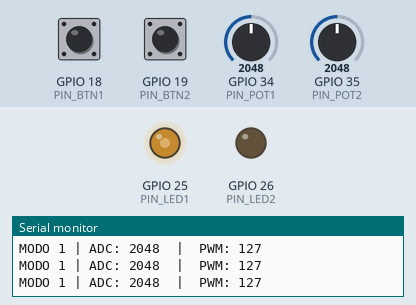
Simulated run of this sketch. Board: ESP32. Parts: output pins drawn as LEDs (lit = HIGH), the last lines printed to the serial monitor. Dashed ring = blinking. Inputs (shaded band) come from the test bench; at power-on: GPIO 18 (PIN_BTN1) HIGH, GPIO 19 (PIN_BTN2) HIGH, GPIO 35 (PIN_POT2) = 2048, GPIO 34 (PIN_POT1) = 2048.

Above: at 1.2 s.
1.3 s: GPIO 18 (PIN_BTN1) pulled LOW for 0.15 s
At 1.53 s:
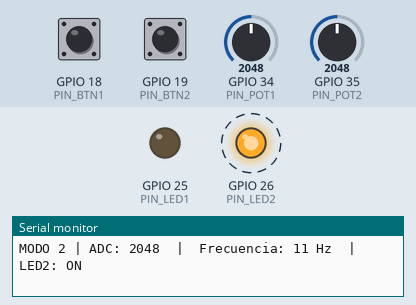
4.3 s: GPIO 19 (PIN_BTN2) pulled LOW for 0.15 s
At 4.7 s:
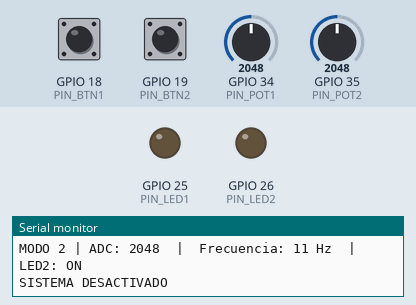
5.9 s: GPIO 19 (PIN_BTN2) pulled LOW for 1 s
At 6.16 s:
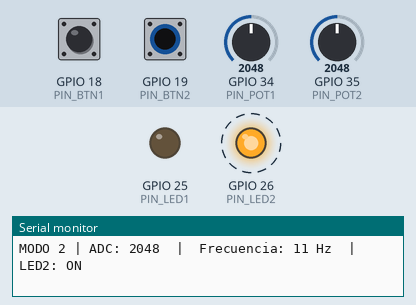
8.9 s: GPIO 35 (PIN_POT2) set to 3603
At 9.52 s:
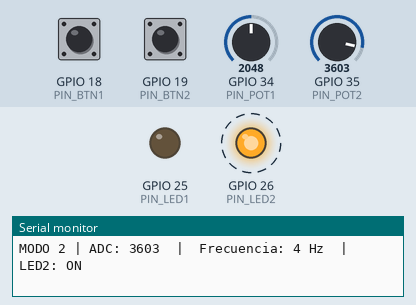
11.9 s: GPIO 18 (PIN_BTN1) pulled LOW for 1 s
At 12.8 s:
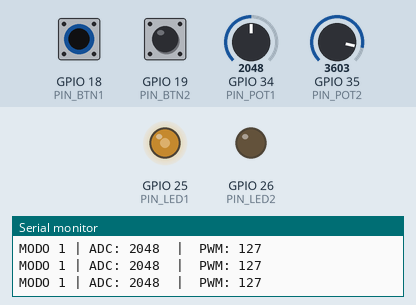
Timing chart, 0 to 14.9 s (numbered marks = the images above; inputs shaded):
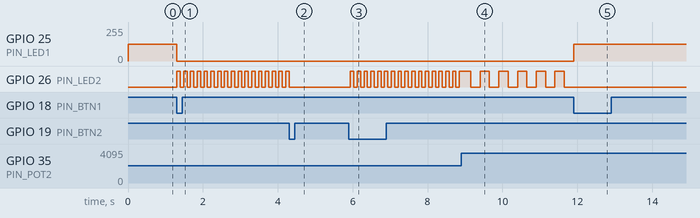

The sketch:

eje_clase_practica.ino
```cpp
#define PIN_LED1       25
#define PIN_LED2       26
#define PIN_POT1       34
#define PIN_POT2       35
#define PIN_BTN1       18
#define PIN_BTN2       19

#define LEDC_CHANNEL   0
#define LEDC_FREQ_HZ   5000
#define LEDC_BITS      8

volatile bool timerFlag = false;
volatile bool estadoSistema  = true;
volatile int  modo = 1;
volatile unsigned long lastBtn1 = 0;
volatile unsigned long lastBtn2 = 0;

#define DEBOUNCE_US 200000UL
volatile bool estadoLed2 = false;

hw_timer_t* timer = NULL;

void IRAM_ATTR onTimer()
{
  timerFlag = true;
}
void IRAM_ATTR isrBtn1() {
  unsigned long ahora = micros();
  if (ahora - lastBtn1 > DEBOUNCE_US)
  {
    lastBtn1 = ahora;
    if (estadoSistema)
    {
      modo = (modo == 1) ? 2 : 1;
    }
  }
}
void IRAM_ATTR isrBtn2() {
  unsigned long ahora = micros();
  if (ahora - lastBtn2 > DEBOUNCE_US)
  {
    lastBtn2 = ahora;
    estadoSistema = !estadoSistema;
  }
}

void configurarTimer(uint32_t freqHz)
{
  if (timer != NULL)
  {
    timerEnd(timer);
    timer = NULL;
  }

  timer = timerBegin(1000000);

  timerAttachInterrupt(timer, &onTimer);
  uint64_t ticks = 1000000UL / freqHz;
  timerAlarm(timer, ticks, true, 0);
}

void setup()
{
  Serial.begin(115200);
  Serial.println("=== SISTEMA ESP32 INICIADO ===");

  pinMode(PIN_LED1, OUTPUT);
  pinMode(PIN_LED2, OUTPUT);
  pinMode(PIN_BTN1, INPUT_PULLUP);
  pinMode(PIN_BTN2, INPUT_PULLUP);
  ledcAttach(PIN_LED1, LEDC_FREQ_HZ, LEDC_BITS);
  attachInterrupt(digitalPinToInterrupt(PIN_BTN1), isrBtn1, FALLING);
  attachInterrupt(digitalPinToInterrupt(PIN_BTN2), isrBtn2, FALLING);
  configurarTimer(2);
  Serial.println("Hardware Timer configurado: 2 Hz");
  Serial.println("Modo inicial: 1 (Control PWM)");
}

void loop()
{

  if (!estadoSistema) {
    ledcWrite(PIN_LED1, 0);
    digitalWrite(PIN_LED2, LOW);
    Serial.println("SISTEMA DESACTIVADO");

    while (!estadoSistema)
    {

    }
    Serial.println("=== SISTEMA REACTIVADO ===");
    return;
  }

  if (modo == 1)
  {
    digitalWrite(PIN_LED2, LOW);

    int valorADC = analogRead(PIN_POT1);
    int valorPWM = map(valorADC, 0, 4095, 0, 255);

    ledcWrite(PIN_LED1, valorPWM);

    // Monitor Serial
    Serial.print("MODO 1 | ADC: ");
    Serial.print(valorADC);
    Serial.print("  |  PWM: ");
    Serial.println(valorPWM);
  }
  else if (modo == 2)
  {

    ledcWrite(PIN_LED1, 0);

    int valorPot2 = analogRead(PIN_POT2);
    int freqParpadeo = map(valorPot2, 0, 4095, 20, 1);

    static int freqAnterior = 0;
    if (freqParpadeo != freqAnterior)
    {
      configurarTimer(freqParpadeo);
      freqAnterior = freqParpadeo;
    }
    if (timerFlag)
    {
      timerFlag = false;
      estadoLed2 = !estadoLed2;
      digitalWrite(PIN_LED2, estadoLed2 ? HIGH : LOW);

      // Monitor Serial
      Serial.print("MODO 2 | ADC: ");
      Serial.print(valorPot2);
      Serial.print("  |  Frecuencia: ");
      Serial.print(freqParpadeo);
      Serial.print(" Hz  |  LED2: ");
      Serial.println(estadoLed2 ? "ON" : "OFF");
    }
  }
}
```

Measured:
- after the input at 1.3 s, GPIO 25 (PIN_LED1): 127/255 → 0/255 at once; GPIO 26 (PIN_LED2): alternates HIGH for 0.09 s and LOW for 0.09 s, starting at once
- after the input at 4.3 s, GPIO 26 (PIN_LED2): goes on until 4.3 s, then stays LOW
- after the input at 5.9 s, GPIO 26 (PIN_LED2): alternates HIGH for 0.09 s and LOW for 0.09 s, starting at once
- after the input at 8.9 s, GPIO 26 (PIN_LED2): alternates HIGH for 0.25 s and LOW for 0.25 s, starting after 0.25 s
- after the input at 11.9 s, GPIO 25 (PIN_LED1): 0/255 → 127/255 at once; GPIO 26 (PIN_LED2): stops changing and stays LOW
